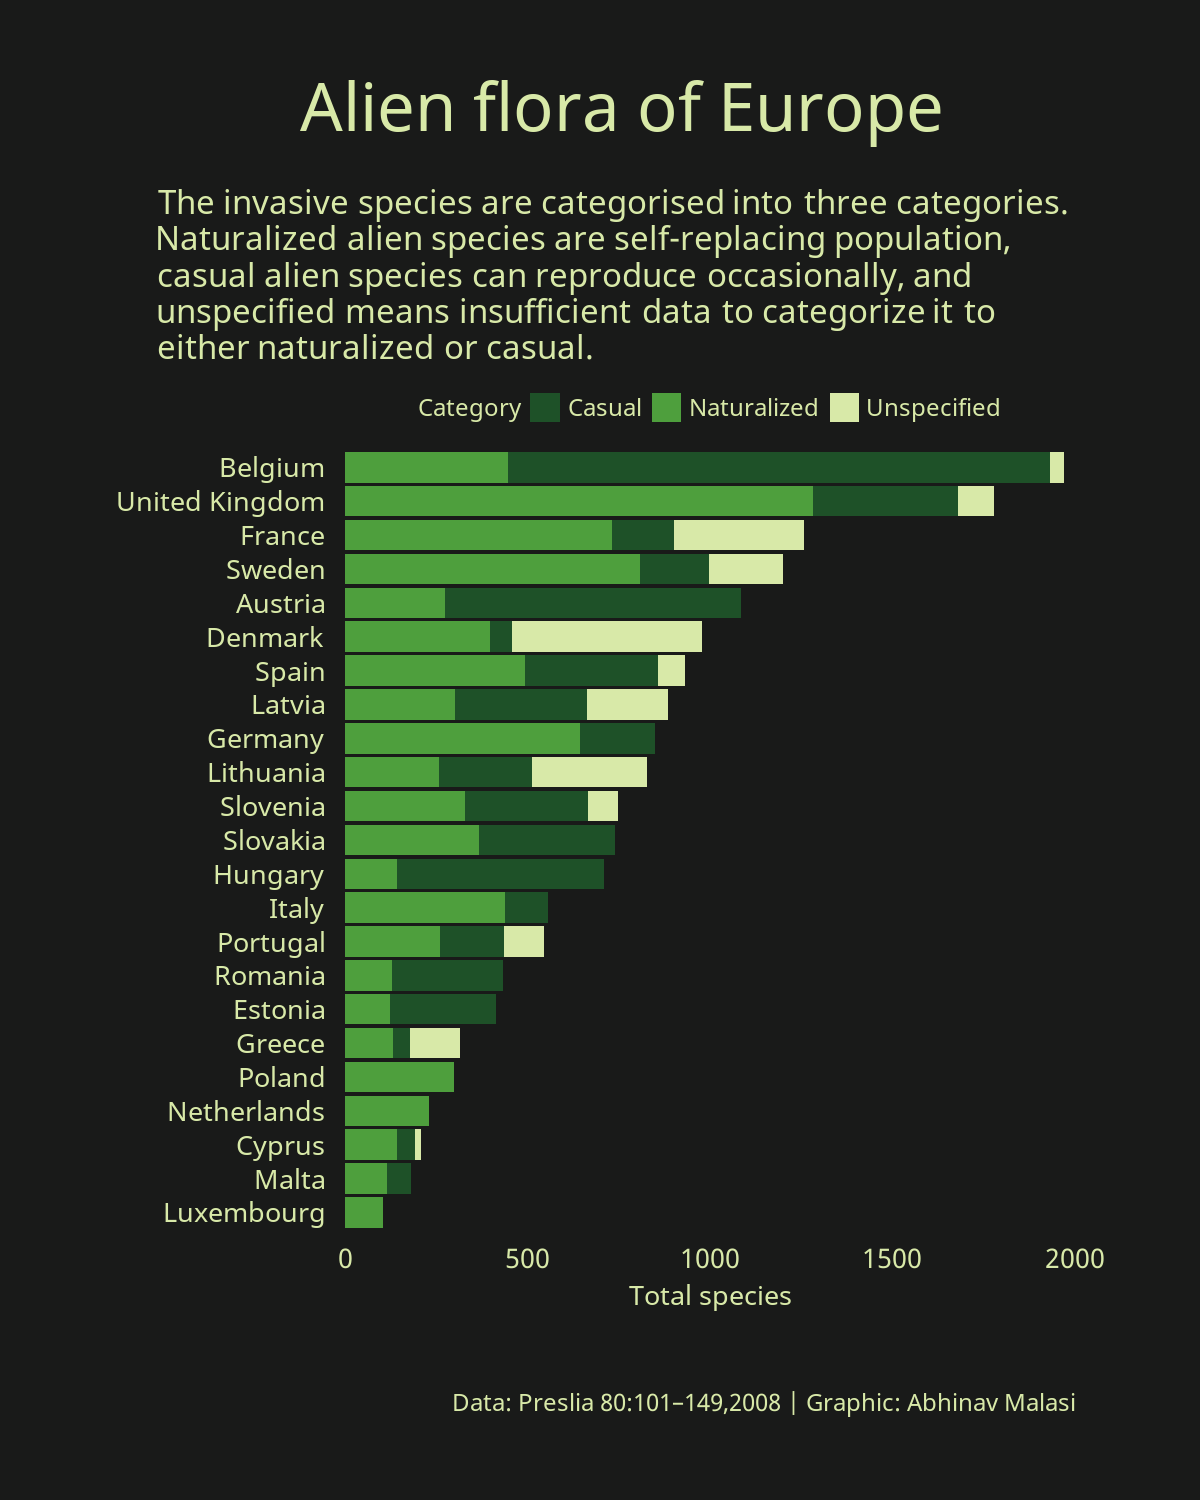

Generate this figure with R:
setwd("~/R/Infographics/30daysChartChallenge/day4")

library(tidyverse)
library(tabulizer)
library(eurostat)
library(tidyr)
library(sysfonts)
library(showtext)
library(ggtext)

showtext_auto()

sysfonts::font_families_google()
sysfonts::font_add_google("Junge","Junge")
font_add_google(name="Noto Sans",family="notosans")


invasive1 <- extract_tables("Preslia-AlienFlora-2008.pdf",
                           output = "data.frame",
                           pages = 13,
                           area = list(c(234.01893,66.64034,771.19874,274.06624)),
                           guess = FALSE)

data <- invasive1[[1]]


pg <- locate_areas("Preslia-AlienFlora-2008.pdf",
                   pages = 13)

pg[[1]]


invasive2 <- extract_tables("Preslia-AlienFlora-2008.pdf",
                            output = "data.frame",
                            pages = 14,
                            area = list(c(91.0,65.28076,338.82115,274.71346)),
                            guess = FALSE)


data1 <- invasive2[[1]]


pg1 <- locate_areas("Preslia-AlienFlora-2008.pdf",
                   pages = 14)

pg1[[1]]


###########
# data cleaning


colnames(data) <- c("country","total","Naturalized","Casual","Unspecified","cryptogenic")

colnames(data1) <- c("country","total","naturalized-casual","Unspecified","cryptogenic")

data1 <- data1[1:17,]

split <- (str_split(data1[,3], " "))

v=unlist(split)
v = data.frame(as.numeric(v))
odd <- seq_len(nrow(v)) %% 2
vv = data.frame(Naturalized = v[odd == 1,],Casual = v[odd == 0,])

data1 <- data1 %>% select(-3) %>% cbind(vv)

invasive <- rbind(data,data1)

t = invasive %>% filter(country %in% eu_countries$name) %>% filter(!(country %in% c("Croatia","Bulgaria","Finland")))

b = t[,-c(2,6)] %>% gather(category,value, Naturalized:Unspecified)




b$value= as.numeric(b$value) 

#b %>% filter(!is.na(value))%>% ggplot(aes(value,fct_reorder(country,value),group=country,fill=category)) + geom_col()
bb <- b %>% filter(!is.na(value))

t %>% ggplot(aes(total,fct_reorder(country,total))) + geom_col() +
  geom_col(data=bb,aes(value,country,group=country,fill=category)) +
  labs(title = "Alien flora of Europe", 
       subtitle = "The invasive species are categorised into three categories.<br>Naturalized alien species are self-replacing population,<br>casual alien species can reproduce occasionally, and<br>unspecified means insufficient data to categorize it to<br>either naturalized or casual.",
       caption = "Data: Preslia 80:101-149,2008 | Graphic: Abhinav Malasi") +
  ylab("") + xlab("Total species") + 
  scale_y_discrete(expand = c(0,0)) +
  scale_x_continuous(limits = c(0,2000),expand = c(0,0)) +
  scale_fill_manual(values =  c("#1E5128","#4E9F3D","#D8E9A8"), name = "Category") +
  theme(panel.background = element_rect(color="#191A19",fill="#191A19"),
        plot.background = element_rect(color="#191A19",fill="#191A19"),
        legend.position = "top",
        legend.box.margin=margin(0,0,-10,0),
        legend.title = element_text(color="#D8E9A8",size=18),
        legend.spacing.x = unit(.05, 'cm'),
        legend.text = element_text(color="#D8E9A8",size=18),
        legend.key = element_rect(color="#191A19",fill="#191A19"),
        legend.background = element_rect(color="#191A19",fill="#191A19"),
        legend.key.size = unit(3, 'mm'),
        axis.line = element_blank(),
        axis.text = element_text(color="#D8E9A8",size=20),
        axis.title = element_text(color="#D8E9A8",size=20),
        axis.ticks = element_blank(),
        panel.grid = element_blank(),
        plot.margin = margin(c(20,30,20,20)),
        plot.title = element_text(size=50,hjust = -0.5),
        plot.subtitle = element_markdown(size=25,lineheight = .35,margin = margin(t=5,l=-45,b=0,r=0)),
        plot.caption = element_text(size=18,margin = margin(t=20)),
        text = element_text(color="#D8E9A8",family = "notosans"))


ggsave("invasive_species.png",last_plot(),width=4,height = 5,units = "in")
